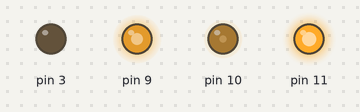
A sketch run on a simulated Arduino Uno, built with avr-gcc and run on an emulated ATmega328P. Shown: output pins drawn as LEDs (lit = HIGH).

Above: at 0.05 s.
At 9.95 s:
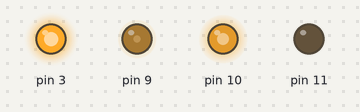
Timing chart, 0 to 13.0 s (numbered marks = the images above):
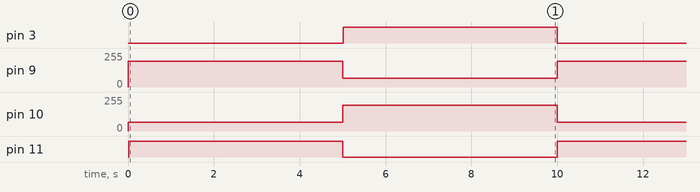

Measured:
- by itself, pin 3, pin 11: alternates HIGH for 5.0 s and LOW for 5.0 s
- by itself, pin 9, pin 10: alternates 192/255 for 5.0 s and 64/255 for 5.0 s

The sketch:

atmega328_pwm_freq_mod_simple_V02.ino
```cpp
/// Try fast PWM for the 3 timers
/// Works for timer 0, not for timer 1, untested for timer 2
///
/// Fast PWM generated by counting from 0 to TOP
/// frequency = CLK/[prescaler * (1 + TOP_VALUE)]
///
/// ATmega328 PWM pins:
///
/// Timer 0, 8-bit
/// -OC0A PD6 or 6
/// -OC0B PD5 or 5
/// Timer 1, 16-bit
/// -OC1A PB1 or 9
/// -OC1B PB2 or 10
/// Timer 2, 8-bit
/// -OC2A PB3 or 11
/// -OC2B PD3 or 3
///
/// Reference:
/// https://sites.google.com/site/qeewiki/books/avr-guide/pwm-on-the-atmega328
/// Accessed 21 Aug 2017
/// https://www.arduino.cc/en/Tutorial/SecretsOfArduinoPWM
/// Accessed 21 Aug 2019
/// http://ceezblog.info/2018/07/10/arduino-timer-pwm-cheat-sheet/
/// Accessed 21 Aug 2019
///
/// Created 21 Aug 2019
/// -Without Arduino library, issues
/// Modified 21 Aug 2019
/// -Simplified to use analogWrite()
///
/// @author Mustafa Ghazi

void setup() {

  // these use timer 1
  analogWrite(9, 128-64);
  analogWrite(10, 128+64);
  modifyTimer1(31000);
  // these use timer 2
  analogWrite(11, 25);
  analogWrite(3, 255-25);
  modifyTimer2(31);

}

void loop() {

  analogWrite(9, 128+64);
  analogWrite(10, 128-64);
  analogWrite(11, 255-25);
  analogWrite(3, 25);
  delay(5000);
  analogWrite(9, 128-64);
  analogWrite(10, 128+64);
  analogWrite(11, 25);
  analogWrite(3, 255-25);
  delay(5000);

}

/// Warning: This will mess up timekeeping functions like delay(), millis(), micros()
void modifyTimer0(uint16_t freq) {


  //----- PWM frequency for D5 & D6 -----
  //Timer0 divisor = 1, 8, 64, 256, 1024
  //TCCR0B = TCCR0B & B11111000 | B00000001;    // 62.5KHz
  //TCCR0B = TCCR0B & B11111000 | B00000010;    // 7.8KHz
  //TCCR0B = TCCR0B & B11111000 | B00000011;    // 976Hz (default)
  //TCCR0B = TCCR0B & B11111000 | B00000100;    // 244Hz
  //TCCR0B = TCCR0B & B11111000 | B00000101;    // 61Hz

}

// @param freq PWM frequency (Hz) 31000, 3900, 490, 123, 31
void modifyTimer1(uint16_t freq){

  //----- PWM frequency for D9 & D10 -----
  //Timer1 divisor = 2, 16, 128, 512, 2048
  if (freq == 31000) {
    TCCR1B = TCCR1B & B11111000 | B00000001;    // 31KHz
  } else if (freq == 3900) {
    TCCR1B = TCCR1B & B11111000 | B00000010;    // 3.9KHz
  } else if (freq == 490) {
    TCCR1B = TCCR1B & B11111000 | B00000011;    // 490Hz (default)
  } else if (freq == 123) {
    TCCR1B = TCCR1B & B11111000 | B00000100;    // 122.5Hz
  } else if (freq == 31) {
    TCCR1B = TCCR1B & B11111000 | B00000101;    // 30.6Hz
  }
}


// @param freq PWM frequency (Hz) 31000, 3900, 980, 490, 245, 123, 31
void modifyTimer2(uint16_t freq){

  //----- PWM frequency for D3 & D11 -----
  //Timer2 divisor = 2, 16, 64, 128, 512, 2048

  if (freq == 31000) {
    TCCR2B = TCCR2B & B11111000 | B00000001;    // 31KHz
  } else if (freq == 3900) {
    TCCR2B = TCCR2B & B11111000 | B00000010;    // 3.9KHz
  }else if (freq == 980) {
    TCCR2B = TCCR2B & B11111000 | B00000011;    // 980Hz
  } else if (freq == 490) {
    TCCR2B = TCCR2B & B11111000 | B00000100;    // 490Hz (default)
  } else if (freq == 245) {
    TCCR2B = TCCR2B & B11111000 | B00000101;    // 245Hz
  } else if (freq == 123) {
    TCCR2B = TCCR2B & B11111000 | B00000110;    // 122.5Hz
  } else if (freq == 31) {
    TCCR2B = TCCR2B & B11111000 | B00000111;    // 30.6Hz
  }
}
```
